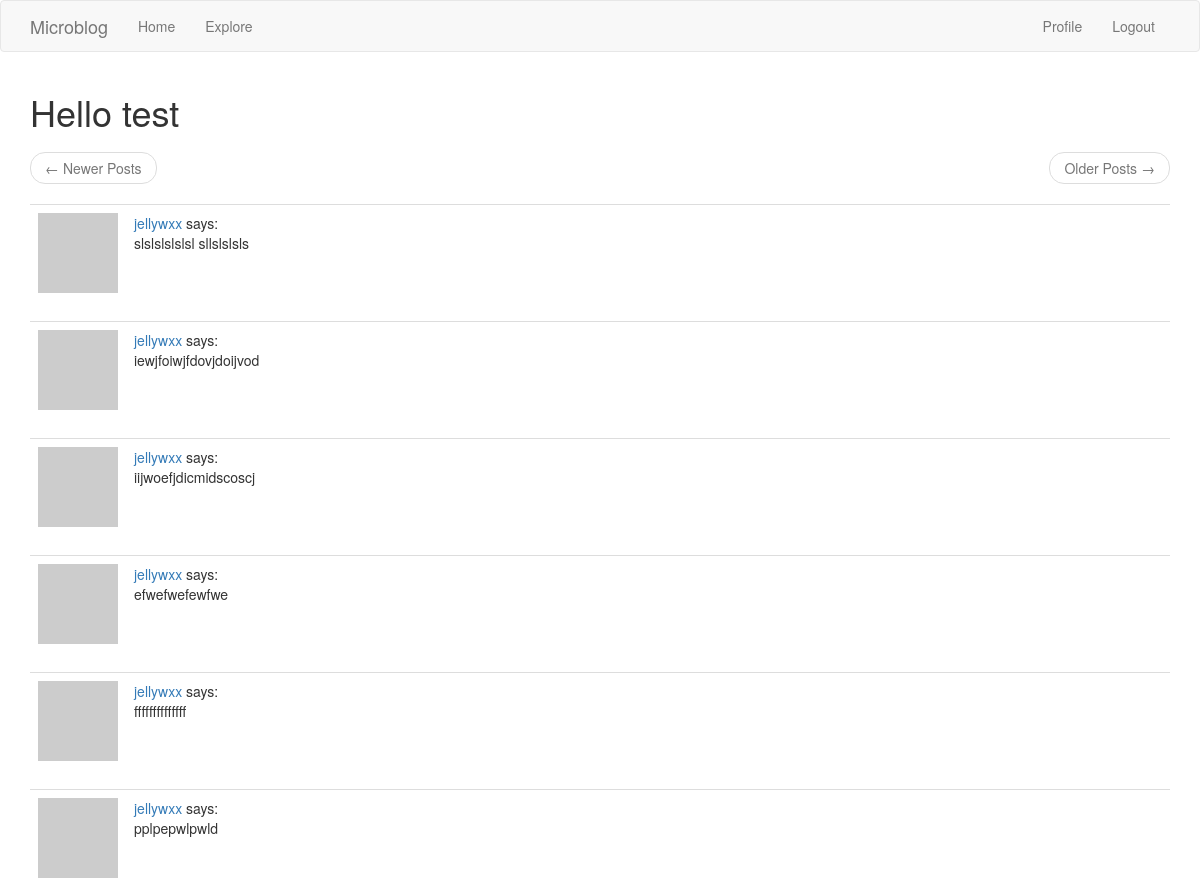
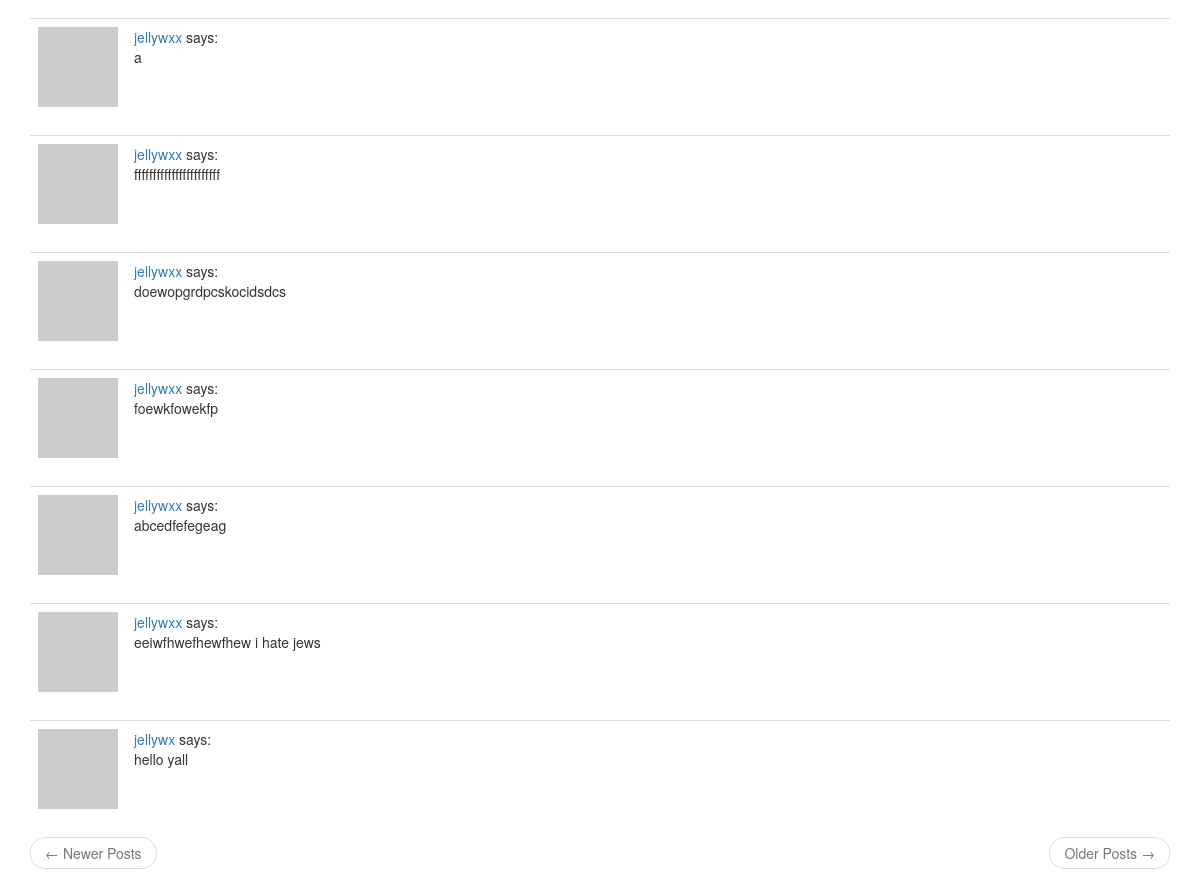
Page /explore (signed in) on the committed database (2 pictures, top to bottom).
### app/models.py (models this page shows, shortened)
class User(UserMixin, db.Model):
    id = db.Column(db.Integer, primary_key=True)
    username = db.Column(db.String(64), index=True, unique=True)
    email = db.Column(db.String(120), index=True, unique=True)
    password_hash = db.Column(db.String(128))
    about_me = db.Column(db.String(140))
    last_seen = db.Column(db.DateTime, default=datetime.utcnow)
    posts = db.relationship('Post', backref='author', lazy='dynamic')
    followed = db.relationship(
        'User', secondary=followers,
        primaryjoin=(followers.c.follower_id == id),
        secondaryjoin=(followers.c.followed_id == id),
        backref=db.backref('followers', lazy='dynamic'), lazy='dynamic'
    )
    def avatar(self, size=80):
        digest = md5(self.email.lower().encode('utf-8')).hexdigest()
        return 'https://www.gravatar.com/avatar/{}?d=identicon&s={}'.format(digest, size)

class Post(db.Model):
    id = db.Column(db.Integer, primary_key=True)
    body = db.Column(db.String(140))
    timestamp = db.Column(db.DateTime, index=True, default=datetime.utcnow)
    user_id = db.Column(db.Integer, db.ForeignKey('user.id'))

### app/routes.py (the view)
@app.route('/explore')
@login_required
def explore():
    page = request.args.get('page', 1, type=int)
    posts = Post.query.order_by(Post.timestamp.desc()).paginate(page, app.config['POSTS_PER_PAGE'], False)
    next_url = url_for('explore', page=posts.next_num) if posts.has_next else None
    prev_url = url_for('explore', page=posts.prev_num) if posts.has_prev else None
    return render_template('index.html', title='Explore', posts=posts.items, user=current_user, next_url=next_url, prev_url=prev_url)

### app/models.py (called while the page is built)
@login.user_loader
def load_user(id):
    return User.query.get(int(id))

### app/routes.py (called while the page is built)
@app.before_request
def before_request():
    if current_user.is_authenticated:
        current_user.last_seen = datetime.utcnow()
        db.session.commit()

### app/templates/index.html (shortened to what this page needs)
{% extends "base.html" %}
{% block app_content %}
  <h1>Hello {{ user.username }}</h1>
  {% include "_view.html" %}
{% endblock %}

### app/templates/_post.html
<table class="table table-hover">
  <tr>
    <td width="70px">
      <a href="{{ url_for('user', username=post.author.username) }}">
        <img src="{{ post.author.avatar(70) }}">
      </a>
    </td>
    <td>
      <a href="{{ url_for('user', username=post.author.username) }}">
        {{ post.author.username }}
      </a>
      says:
      <br>
      {{ post.body }}
    </td>
  </tr>
</table>

### rows in the picture
User: username "test"
Post: author.username "jellywxx", body "slslslslslsl sllslslsls"
Post: author.username "jellywxx", body "iewjfoiwjfdovjdoijvod"
Post: author.username "jellywxx", body "iijwoefjdicmidscoscj"
Post: author.username "jellywxx", body "efwefwefewfwe"
Post: author.username "jellywxx", body "ffffffffffffff"
Post: author.username "jellywxx", body "pplpepwlpwld"
Post: author.username "jellywxx", body "a"
Post: author.username "jellywxx", body "fffffffffffffffffffffff"
Post: author.username "jellywxx", body "doewopgrdpcskocidsdcs"
Post: author.username "jellywxx", body "foewkfowekfp"
Post: author.username "jellywxx", body "abcedfefegeag"
Post: author.username "jellywxx", body "eeiwfhwefhewfhew i hate jews"
Post: author.username "jellywx", body "hello yall"
